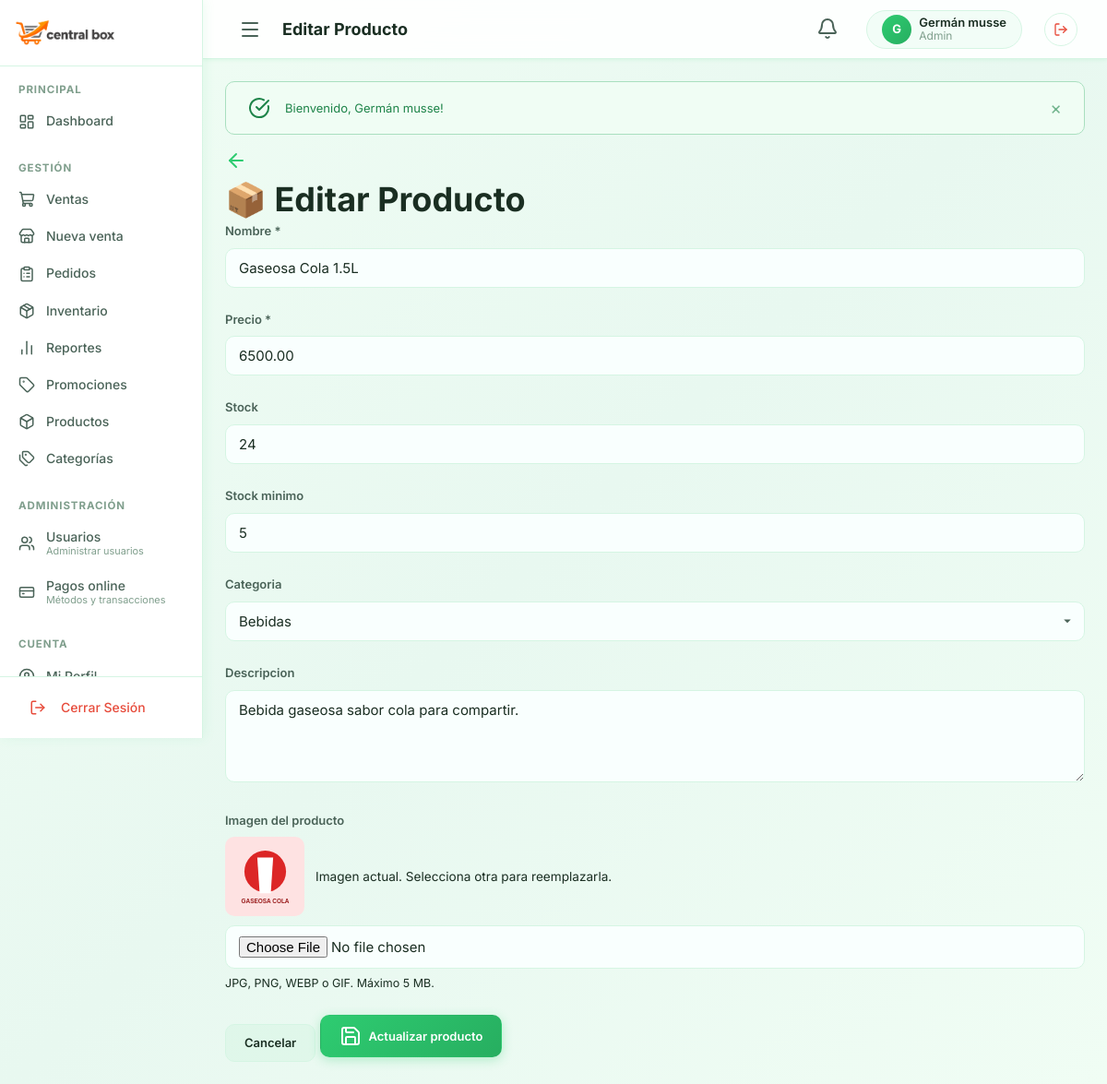
The app's page /public/index.php?controller=productos&action=editar&id=1 (signed in) with its own data.
### tables this page shows
CREATE TABLE IF NOT EXISTS productos (
    id           INT UNSIGNED AUTO_INCREMENT PRIMARY KEY,
    nombre       VARCHAR(100)       NOT NULL,
    descripcion  TEXT               NULL,
    precio       DECIMAL(12,2)      NOT NULL DEFAULT 0.00,
    stock        INT                NOT NULL DEFAULT 0,
    stock_minimo INT                NOT NULL DEFAULT 5,
    imagen       VARCHAR(255)       NULL,
    categoria_id INT UNSIGNED       NULL,
    vendedor_id  INT UNSIGNED       NULL,
    activo       TINYINT(1)         NOT NULL DEFAULT 1,
    created_at   DATETIME           NOT NULL DEFAULT CURRENT_TIMESTAMP,
    updated_at   DATETIME           NOT NULL DEFAULT CURRENT_TIMESTAMP ON UPDATE CURRENT_TIMESTAMP,

    CONSTRAINT fk_producto_categoria
        FOREIGN KEY (categoria_id) REFERENCES categorias(id)
        ON DELETE SET NULL ON UPDATE CASCADE,

    CONSTRAINT fk_producto_vendedor
        FOREIGN KEY (vendedor_id) REFERENCES usuarios(id)
        ON DELETE SET NULL ON UPDATE CASCADE
);

CREATE TABLE IF NOT EXISTS usuarios (
    id          INT UNSIGNED AUTO_INCREMENT PRIMARY KEY,
    nombre      VARCHAR(100)        NOT NULL,
    email       VARCHAR(150)        NOT NULL UNIQUE,
    password    VARCHAR(255)        NOT NULL,
    rol         ENUM('admin','vendedor','cliente') NOT NULL DEFAULT 'cliente',
    telefono    VARCHAR(20)         NULL,
    direccion   VARCHAR(200)        NULL,
    avatar      VARCHAR(255)        NULL,
    activo      TINYINT(1)          NOT NULL DEFAULT 1,
    created_at  DATETIME            NOT NULL DEFAULT CURRENT_TIMESTAMP,
    updated_at  DATETIME            NOT NULL DEFAULT CURRENT_TIMESTAMP ON UPDATE CURRENT_TIMESTAMP
);

CREATE TABLE IF NOT EXISTS categorias (
    id          INT UNSIGNED AUTO_INCREMENT PRIMARY KEY,
    nombre      VARCHAR(80)         NOT NULL UNIQUE,
    descripcion VARCHAR(255)        NULL,
    imagen      VARCHAR(255)        NULL,
    activa      TINYINT(1)          NOT NULL DEFAULT 1,
    created_at  DATETIME            NOT NULL DEFAULT CURRENT_TIMESTAMP
);

### controllers/ProductoController.php (called while the page is built, shortened)
<?php
require_once MODELS_PATH . '/Producto.php';
require_once MODELS_PATH . '/Categoria.php';
class ProductoController
{
    private Producto  $productoModel;
    private Categoria $categoriaModel;
    public function __construct()
    {
        $this->productoModel  = new Producto();
        $this->categoriaModel = new Categoria();
    }
    public function editar(): void
    {
        $id      = (int)($_GET['id'] ?? 0);
        $producto= $this->productoModel->findById($id);
        $pageTitle  = 'Editar Producto';
        $categorias = $this->categoriaModel->getAll(true);
        require_once VIEWS_PATH . '/Layouts/header.php';
        require_once VIEWS_PATH . '/compartido/productos/form.php';
        require_once VIEWS_PATH . '/Layouts/footer.php';
    }
}

### public/index.php (called while the page is built, shortened)
<?php
require_once __DIR__ . '/../config/config.php';
require_once __DIR__ . '/../config/database.php';
$actionName     = $_GET['action']     ?? 'index';
$controller = new $controllerClass();
$controller->$actionName();

### config/config.php (called while the page is built, shortened)
<?php
function isLoggedIn(): bool
{
    return isset($_SESSION['usuario_id']);
}
function getUser(): ?array
{
    return [
        'id'     => $_SESSION['usuario_id'],
        'nombre' => $_SESSION['usuario_nombre'],
        'email'  => $_SESSION['usuario_email'],
        'rol'    => $_SESSION['usuario_rol'],
        'avatar' => $_SESSION['usuario_avatar'] ?? null,
    ];
}
function getFlash(string $type): ?string
{
    $key = 'flash_' . $type;
    if (isset($_SESSION[$key])) {
        $msg = $_SESSION[$key];
        return $msg;
    }
    return null;
}
function e(?string $value): string
{
    return htmlspecialchars($value ?? '', ENT_QUOTES, 'UTF-8');
}

### models/Producto.php (called while the page is built, shortened)
<?php
require_once __DIR__ . '/../config/database.php';
class Producto
{
    private PDO $db;
    public function __construct()
    {
        $this->db = Database::getInstance()->getConnection();
    }
    public function findById(int $id): ?array
    {
        $stmt = $this->db->prepare("
            SELECT p.*, c.nombre AS categoria_nombre, u.nombre AS vendedor_nombre
            FROM productos p
            LEFT JOIN categorias c ON p.categoria_id = c.id
            LEFT JOIN usuarios u ON p.vendedor_id = u.id
            WHERE p.id = :id
        ");
        $stmt->execute([':id' => $id]);
        $product = $stmt->fetch();
        return $product ?: null;
    }
}

### config/database.php (called while the page is built, shortened)
<?php
class Database
{
    private static ?Database $instance = null;
    private PDO $connection;
    private static string $host = '127.0.0.1';
    private static string $port = '3306';
    private static string $dbname = 'central_box';
    private static string $username = 'root';
    private static string $password = '';
    private static string $charset = 'utf8mb4';
    private function __construct()
    {
        try {
            $dsn = "mysql:host=" . self::$host . ";port=" . self::$port . ";dbname=" . self::$dbname . ";charset=" . self::$charset;
            $options = [
                PDO::ATTR_ERRMODE            => PDO::ERRMODE_EXCEPTION,
                PDO::ATTR_DEFAULT_FETCH_MODE => PDO::FETCH_ASSOC,
                PDO::ATTR_EMULATE_PREPARES   => false,
                PDO::MYSQL_ATTR_INIT_COMMAND => "SET NAMES " . self::$charset,
            ];
            $this->connection = new PDO($dsn, self::$username, self::$password, $options);
        } catch (PDOException $e) {
            die("Error de conexión a la base de datos: " . $e->getMessage());
        }
    }
    public static function getInstance(): self
    {
        if (self::$instance === null) {
            self::$instance = new self();
        }
        return self::$instance;
    }
    public function getConnection(): PDO
    {
        return $this->connection;
    }
}

### models/Categoria.php (called while the page is built, shortened)
<?php
require_once __DIR__ . '/../config/database.php';
class Categoria
{
    private PDO $db;
    public function __construct()
    {
        $this->db = Database::getInstance()->getConnection();
    }
    public function getAll(bool $soloActivas = false): array
    {
        $sql = "SELECT c.*, (SELECT COUNT(*) FROM productos p WHERE p.categoria_id = c.id AND p.activo = 1) AS total_productos FROM categorias c";
        if ($soloActivas) {
            $sql .= " WHERE c.activa = 1";
        }
        $sql .= " ORDER BY c.nombre ASC";
        $stmt = $this->db->query($sql);
        return $stmt->fetchAll();
    }
}

### views/compartido/productos/form.php (the view, shortened to what this page needs)
<?php
$editando = isset($producto);
$titulo   = $editando ? 'Editar Producto' : 'Nuevo Producto';
$action   = $editando
    ? BASE_URL . '/index.php?controller=productos&action=actualizar'
    : BASE_URL . '/index.php?controller=productos&action=guardar';
?>
<div class="pv-header animate-fade-in">
    <div class="ped-header-left">
        <a href="<?= BASE_URL ?>/index.php?controller=productos&action=lista" class="pv-back">
            <i data-lucide="arrow-left"></i>
        </a>
        <div>
            <h1 class="pv-title">📦 <?= $titulo ?></h1>
        </div>
    </div>
</div>
<div class="pv-layout">
    <div class="pv-main">
        <form action="<?= $action ?>" method="POST" enctype="multipart/form-data" class="pv-section animate-fade-in-up">
            <div class="pv-form-grid">
                <div class="form-group" style="grid-column:1/-1;">
                    <label class="form-label">Nombre *</label>
                    <input type="text" name="nombre" class="form-control" required
                           value="<?= e($producto['nombre'] ?? '') ?>">
                </div>
                <div class="form-group">
                    <label class="form-label">Precio *</label>
                    <input type="number" name="precio" class="form-control" step="0.01" min="0" required
                           value="<?= $producto['precio'] ?? '' ?>">
                </div>
                <div class="form-group">
                    <label class="form-label">Stock</label>
                    <input type="number" name="stock" class="form-control" min="0"
                           value="<?= $producto['stock'] ?? 0 ?>">
                </div>
                <div class="form-group">
                    <label class="form-label">Stock minimo</label>
                    <input type="number" name="stock_minimo" class="form-control" min="0"
                           value="<?= $producto['stock_minimo'] ?? 5 ?>">
                </div>
                <div class="form-group">
                    <label class="form-label">Categoria</label>
                    <select name="categoria_id" class="form-control">
                        <?php foreach ($categorias as $cat): ?>
                            <option value="<?= $cat['id'] ?>"
                                <?= ($producto['categoria_id'] ?? '') == $cat['id'] ? 'selected' : '' ?>>
                                <?= e($cat['nombre']) ?>
                            </option>
                        <?php endforeach; ?>
                    </select>
                </div>
                <div class="form-group" style="grid-column:1/-1;">
                    <label class="form-label">Descripcion</label>
                    <textarea name="descripcion" class="form-control" rows="4"><?= e($producto['descripcion'] ?? '') ?></textarea>
                </div>
                <div class="form-group" style="grid-column:1/-1;">
                    <label class="form-label" for="imagen">Imagen del producto</label>
                    <?php if (!empty($producto['imagen'])): ?>
                        <div style="margin-bottom:10px;display:flex;align-items:center;gap:12px;">
                            <img src="<?= IMG_URL ?>/productos/<?= e($producto['imagen']) ?>" alt="Imagen actual" style="width:86px;height:86px;object-fit:cover;border-radius:10px;border:1px solid var(--border-color);">
                            <span style="font-size:.85rem;color:var(--text-secondary);">Imagen actual. Selecciona otra para reemplazarla.</span>
                        </div>
                    <?php endif; ?>
                    <input type="file" name="imagen" id="imagen" class="form-control" accept="image/jpeg,image/png,image/webp,image/gif">
                    <small style="display:block;margin-top:6px;color:var(--text-secondary);">JPG, PNG, WEBP o GIF. Máximo 5 MB.</small>
                </div>
            </div>
            <div class="pv-actions-footer">
                <a href="<?= BASE_URL ?>/index.php?controller=productos&action=lista"
                   class="btn btn-secondary">Cancelar</a>
                <button type="submit" class="btn btn-primary">
                    <i data-lucide="save"></i> <?= $editando ? 'Actualizar' : 'Crear' ?> producto
                </button>
            </div>
        </form>
    </div>
</div>

### views/Layouts/header.php (shortened to what this page needs)
<?php
$pageTitle = $pageTitle ?? 'Dashboard';
?>
<!DOCTYPE html>
<html lang="es">
<head>
    <link rel="stylesheet" href="<?= STYLES_URL ?>/main.css">
    <link rel="stylesheet" href="<?= STYLES_URL ?>/components.css">
</head>
<body>
<div class="app-layout">
    <?php require_once VIEWS_PATH . '/Layouts/sidebar.php'; ?>
    <div class="app-main" id="appMain">
        <header class="app-header" id="appHeader">
            <div class="header-left">
                <button class="sidebar-toggle" id="sidebarToggle" title="Toggle sidebar">
                    <i data-lucide="menu"></i>
                </button>
                <h1 class="page-title"><?= e($pageTitle) ?></h1>
            </div>
            <div class="header-right">
                <?php if ($user && $user['rol'] === 'admin'): ?>
                    <div class="stock-notification" id="stockNotification">
                        <button type="button" class="btn btn-ghost btn-icon stock-notification-button"
                                id="stockNotificationButton" aria-label="Alertas de inventario"
                                aria-expanded="false" aria-controls="stockNotificationPanel">
                            <i data-lucide="bell"></i>
                        </button>
                    </div>
                <?php endif; ?>
                <a href="<?= BASE_URL ?>/index.php?controller=usuarios&action=perfil" class="header-user" title="Mi Perfil">
                    <div class="header-user-avatar">
                        <?= strtoupper(substr($user['nombre'] ?? 'U', 0, 1)) ?>
                    </div>
                    <div class="header-user-info">
                        <span class="header-user-name"><?= e($user['nombre'] ?? 'Usuario') ?></span>
                        <span class="header-user-role"><?= e($user['rol'] ?? '') ?></span>
                    </div>
                </a>
                <a href="<?= BASE_URL ?>/index.php?controller=auth&action=logout" class="btn-logout-header" id="btnLogout" title="Cerrar Sesión">
                    <i data-lucide="log-out"></i>
                </a>
            </div>
        </header>
        <main class="app-content">
            <?php
            $flashSuccess = getFlash('success');
            ?>
            <?php if ($flashSuccess): ?>
                <div class="alert alert-success animate-fade-in">
                    <i data-lucide="check-circle"></i>
                    <span><?= e($flashSuccess) ?></span>
                    <button class="alert-close" onclick="this.parentElement.remove()">×</button>
                </div>
            <?php endif; ?>

### Styles/components.css (style rules this page uses)
.btn { display: inline-flex; align-items: center; justify-content: center; gap: var(--space-sm); padding: 10px 20px; border-radius: var(--radius-md); font-size: var(--font-size-sm); font-weight: 600; cursor: pointer; transition: all var(--transition-fast); white-space: nowrap; border: 1px solid transparent; line-height: 1.4; }
.btn-primary { background: var(--gradient-primary); color: white; box-shadow: 0 3px 12px rgba(46, 204, 113, 0.30); }
.btn-secondary { background: var(--color-surface); color: var(--color-text); border-color: var(--color-border); }
.btn-ghost { background: transparent; color: var(--color-text-secondary); }
.btn-icon { width: 36px; height: 36px; padding: 0; border-radius: var(--radius-md); }
.form-group { margin-bottom: var(--space-lg); }
.form-label { display: block; font-size: var(--font-size-sm); font-weight: 600; color: var(--color-text-secondary); margin-bottom: var(--space-sm); }
.form-control { width: 100%; padding: 11px 14px; background: #f9fffe; border: 1.5px solid var(--color-border); border-radius: var(--radius-md); color: var(--color-text); font-size: var(--font-size-base); transition: all var(--transition-fast); }
.form-control::placeholder { color: var(--color-text-muted); }
select.form-control { appearance: none; background-repeat: no-repeat; background-position: right 12px center; padding-right: 36px; }
select.form-control option { background: #ffffff; color: var(--color-text); }
textarea.form-control { resize: vertical; min-height: 100px; }
.alert { display: flex; align-items: center; gap: var(--space-md); padding: var(--space-md) var(--space-lg); border-radius: var(--radius-md); font-size: var(--font-size-sm); margin-bottom: var(--space-md); animation: fadeIn 0.3s ease-out; border: 1px solid; }
.alert-success { background: #f0fdf4; border-color: #a9dfbf; color: #1e8449; }
.alert-close { margin-left: auto; cursor: pointer; opacity: 0.6; transition: opacity var(--transition-fast); background: none; border: none; color: inherit; font-size: 1.2rem; }

### records on screen
productos: vendedor.nombre "G", vendedor.nombre "Germán musse", nombre "Gaseosa Cola 1.5L", precio "6500.00", stock "24", stock_minimo "5", categoria_id "Bebidas", descripcion "Bebida gaseosa sabor cola para compartir.", imagen (picture)

### other values on screen
$pageTitle "Editar Producto"
$user['rol'] "Admin"
$flashSuccess "Bienvenido, Germán musse!"
$titulo "Editar Producto"
